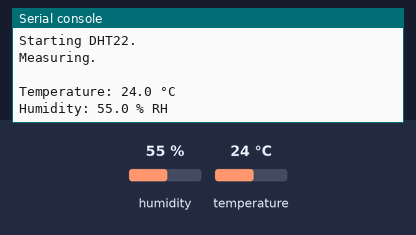
A program run on a simulated MicroPython board. Parts: the last lines printed to the serial console. The test bench sets the inputs (shaded band); at power-on: humidity 55 %, temperature 24 °C.

Above: at 1.2 s.
1.3 s: humidity set to 22 %
At 6.4 s:
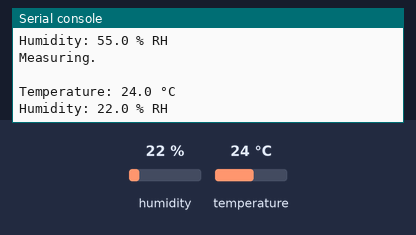
7.3 s: temperature set to 12 °C
At 11.1 s:
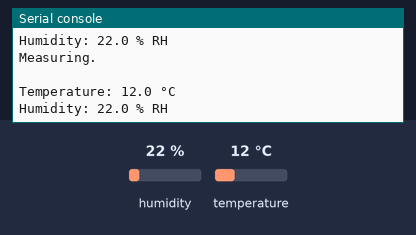
13.3 s: humidity set to 40 %
At 15.7 s:
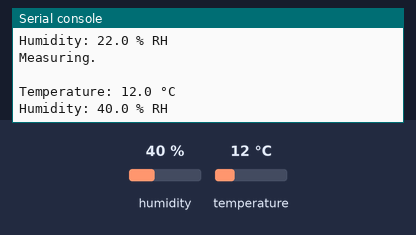
Timing chart, 0 to 17.2 s (numbered marks = the images above; inputs shaded):
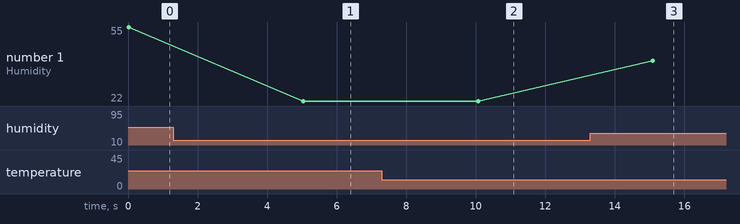

Measured:
- after the input at 1.3 s, the serial console: prints a new line after 3.7 s (image 1)
- after the input at 7.3 s, the serial console: prints a new line after 2.8 s (image 2)
- after the input at 13.3 s, the serial console: prints a new line after 1.8 s (image 3)
- plotted number 1: 22 → 40 after the input at 13.3 s

The program:

dht22.py
```python
import dht
import machine
import time

print("Starting DHT22.")
d = dht.DHT22(machine.Pin(12))

while True:
    print("Measuring.")

    retry = 0
    while retry < 3:
        try:
            d.measure()
            break
        except:
            retry = retry + 1
            print(".", end = "")

    print("")

    if retry < 3:
        print("Temperature: %3.1f °C" % d.temperature())
        print("Humidity: %3.1f %% RH" % d.humidity())
    time.sleep(5)
```
